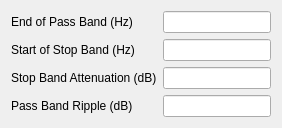
         <widget class="QWidget" name="firlpfPage">
          <layout class="QFormLayout" name="formLayout">
           <property name="fieldGrowthPolicy">
            <enum>QFormLayout::AllNonFixedFieldsGrow</enum>
           </property>
           <item row="0" column="0">
            <widget class="QLabel" name="endofLpfPassBandLabel">
             <property name="text">
              <string>End of Pass Band (Hz)</string>
             </property>
            </widget>
           </item>
           <item row="0" column="1">
            <widget class="QLineEdit" name="endofLpfPassBandEdit"/>
           </item>
           <item row="1" column="0">
            <widget class="QLabel" name="startofLpfStopBandLabel">
             <property name="text">
              <string>Start of Stop Band (Hz)</string>
             </property>
            </widget>
           </item>
           <item row="1" column="1">
            <widget class="QLineEdit" name="startofLpfStopBandEdit"/>
           </item>
           <item row="2" column="0">
            <widget class="QLabel" name="lpfStopBandAttenLabel">
             <property name="text">
              <string>Stop Band Attenuation (dB)</string>
             </property>
            </widget>
           </item>
           <item row="2" column="1">
            <widget class="QLineEdit" name="lpfStopBandAttenEdit"/>
           </item>
           <item row="3" column="0">
            <widget class="QLabel" name="lpfPassBandRippleLabel">
             <property name="text">
              <string>Pass Band Ripple (dB)</string>
             </property>
            </widget>
           </item>
           <item row="3" column="1">
            <widget class="QLineEdit" name="lpfPassBandRippleEdit"/>
           </item>
          </layout>
         </widget>
